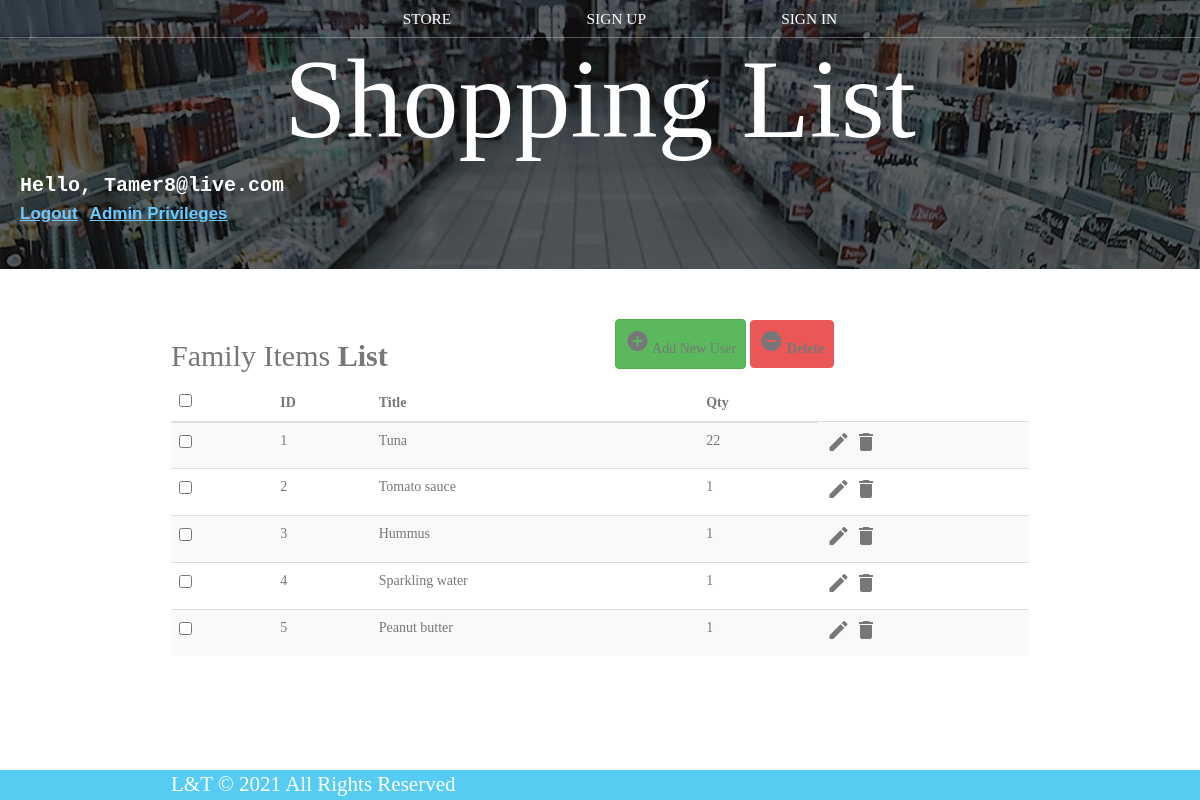
The app's page /family_items_list.php (signed in), older data.
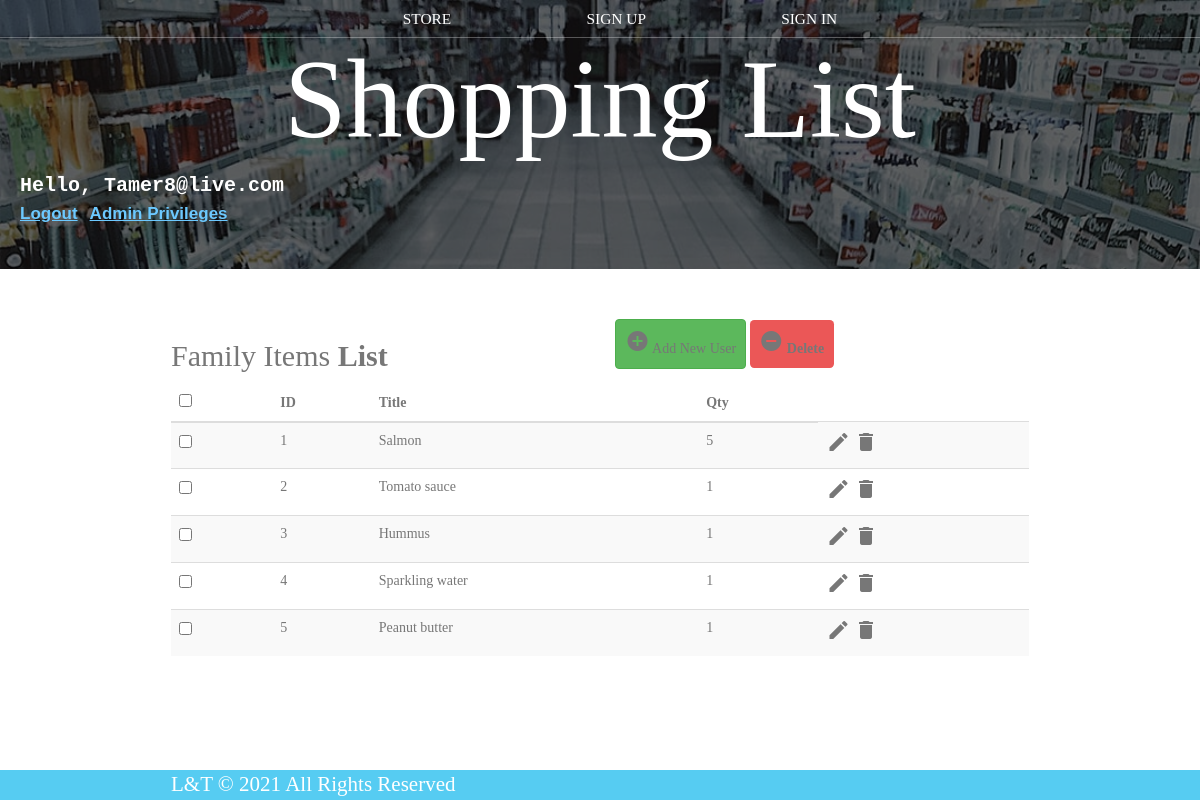
The same page, newer data.
### tables this page shows
CREATE TABLE `family_list` (
  `id` int(11) NOT NULL,
  `title` varchar(100) NOT NULL,
  `qty` int(10) NOT NULL
);

### family_items_list.php (the view, shortened to what this page needs)
<?php
include 'dbConnection.php';
?>
<!DOCTYPE html>
<html lang="en">
<head>
	<link rel="stylesheet" href="https://maxcdn.bootstrapcdn.com/font-awesome/4.7.0/css/font-awesome.min.css">
	<link rel="stylesheet" href="https://maxcdn.bootstrapcdn.com/bootstrap/3.3.7/css/bootstrap.min.css">
	<link rel="stylesheet" href="styles.css" />
</head>
<body>
	<header class="main-header">
		<nav class="main-nav nav">
			<ul>
				<li><a href="index.php">STORE</a></li>
				<li><a href="Sign_up.php">SIGN UP</a></li>
				<li><a href="Sign_in.php">SIGN IN</a></li>
			</ul>
		</nav>
		<h1 class="band-name band-name-large">Shopping List</h1>
		<div id="login">
			<?php
			if (isset($_SESSION['Email'])) {
				print "Hello, " . $_SESSION["Email"];
			?>
				<a href="logout.php"><br>Logout</a>
				<?php
				if (isset($_SESSION["Admin"]))
					if ($_SESSION["Admin"] == 1) {
				?>
					<a href="family-members-control.php">Admin Privileges</a>
				<?php
					} else {
				?>
					<a href="family_request_forum.php">Family Member Request</a>
				<?php
					}
				?>
			<?php
			}
			?>
	</header><br><br>
	<div class="container">
		<div class="table-wrapper">
			<div class="table-title">
				<div class="row">
					<div class="col-sm-6">
						<h2> Family Items <b>List</b></h2>
					</div>
					<div class="col-sm-6">
						<a href="#addEmployeeModal" class="btn btn-success" id="addnew" data-toggle="modal"><i class="material-icons"></i> <span>Add New User</span></a>
						<a href="JavaScript:void(0);" class="btn btn-danger" id="delete_multiple"><i class="material-icons"></i> <span>Delete</span></a>
					</div>
				</div>
			</div>
			<table class="table table-striped table-hover">
				<thead>
					<tr>
						<th>
							<span class="custom-checkbox">
								<input type="checkbox" id="selectAll">
							</span>
						</th>
						<th>ID</th>
						<th>Title</th>
						<th>Qty</th>
					</tr>
				</thead>
				<tbody>
					<?php
					$result = mysqli_query($conn, "SELECT * FROM family_list");
					$i = 1;
					while ($row = mysqli_fetch_array($result)) {
					?>
						<tr id="<?php echo $row["id"]; ?>">
							<td>
								<span class="custom-checkbox">
									<input type="checkbox" class="user_checkbox" data-user-id="<?php echo $row["id"]; ?>">
								</span>
							</td>
							<td><?php echo $i; ?></td>
							<td><?php echo $row["title"]; ?></td>
							<td><?php echo $row["qty"]; ?></td>
							<td>
								<a href="#editEmployeeModal" class="edit" data-toggle="modal">
									<i class="material-icons update" data-toggle="tooltip" data-id="<?php echo $row["id"]; ?>" data-title="<?php echo $row["title"]; ?>" data-qty="<?php echo $row["qty"]; ?>" title="Edit"></i>
								</a>
								<a href="#deleteEmployeeModal" class="delete" data-id="<?php echo $row["id"]; ?>" data-toggle="modal"><i class="material-icons" data-toggle="tooltip" title="Delete"></i></a>
							</td>
						</tr>
					<?php
						$i++;
					}
					?>
				</tbody>
			</table>
		</div>
	</div>
	<footer class="main-footer">
		<div class="container main-footer-container">
			<h4 class="band-name">L&T © 2021 All Rights Reserved</h4>
		</div>
	</footer>
</body>
</html>

Row changes from the older to the newer data that the page shows:
removed family_list: title "Tuna", qty "22", id 1 (drawn)
added family_list: title "Salmon", qty "5", id 1 (drawn)
